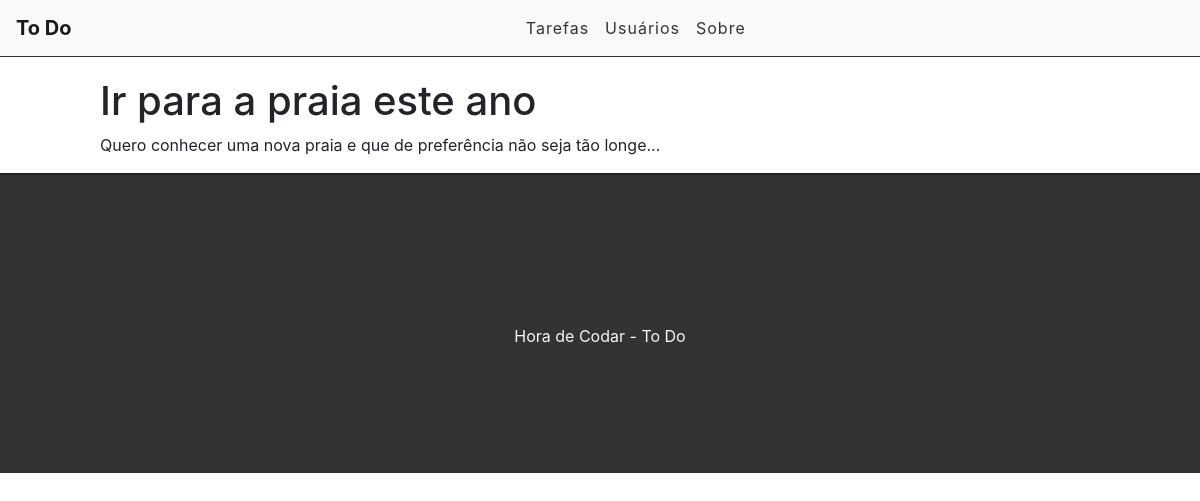
/task/3, run on the app's committed database.
### tasks/models.py (models this page shows, shortened)
class Task(models.Model):
    STATUS = (
        ('doing', 'Doing'),
        ('done', 'Done'),
    )
    title = models.CharField(max_length=255)
    description = models.TextField()
    done = models.CharField(
        max_length=5,
        choices=STATUS,
    )
    created_at = models.DateTimeField(auto_now_add=True)
    created_at = models.DateTimeField(auto_now=True)

### tasks/views.py (the view)
# urls.py: path('task/<int:id>', views.taskView, name='task-view'),
def taskView(request, id):
    task = get_object_or_404(Task, pk=id)
    return render(request, 'tasks/task.html', {'task': task})

### tasks/templates/tasks/task.html (shortened to what this page needs)
{% extends 'base.html' %}
{% block content %}
    <div class="offset-1 col-10 list-div">
        <h1>{{task.title}}</h1>
      <p>{{task.description}}</p>
    </div>
{% endblock %}

### tasks/static/css/styles.css (style rules this page uses)
.list-div { padding: 0; }

### data on the page
Task: title "Ir para a praia este ano", description "Quero conhecer uma nova praia e que de preferência não seja tão longe..."
